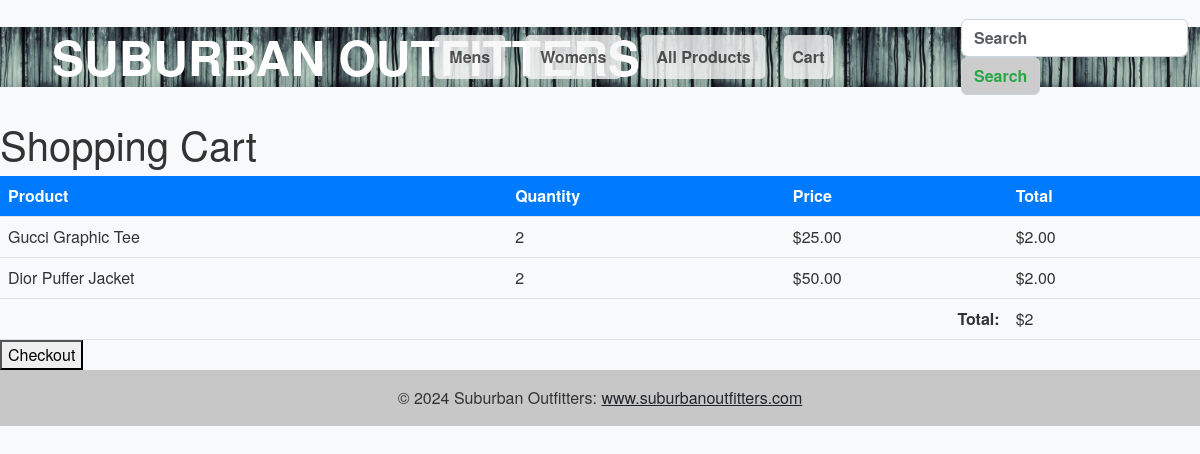
Page /cart/ on the earlier database version.
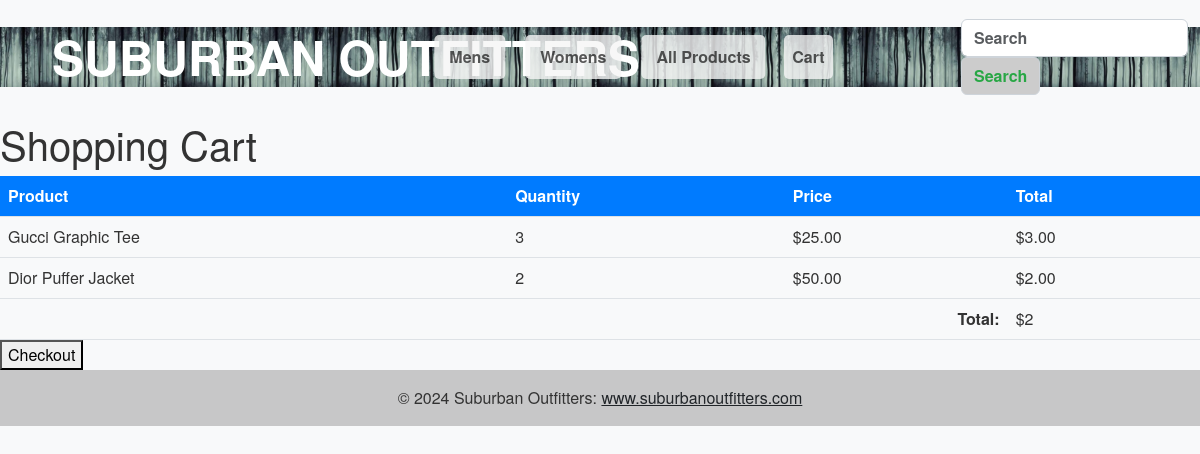
Same page on the later database version.
### cart/models.py (models this page shows, shortened)
class CartItem(models.Model):
    product = models.ForeignKey(Product, on_delete=models.CASCADE)
    quantity = models.PositiveIntegerField(default=1)
    cart = models.ForeignKey(Cart, on_delete=models.CASCADE, null=True, default=None)

### customer/models.py (models this page shows, shortened)
class Product(models.Model):
    GENDER_CHOICES = (
        ('M', 'Men'),
        ('W', 'Women'),
    )
    productName = models.CharField(max_length=200)
    productType = models.CharField(max_length=200)
    price = models.DecimalField(max_digits=10, decimal_places=2, default=0.00)
    gender = models.CharField(max_length=1, choices=GENDER_CHOICES, default='M')
    description = models.TextField(default='No description provided.')
    size = models.CharField(max_length=50, blank=True)
    quantity = models.IntegerField(default=0)
    image = models.ImageField(upload_to='product_images/', default='default.jpg')
    def __str__(self):
        return self.productName

### cart/views.py (the view)
# urls.py: path('', views.cart_detail, name='cart_detail'),
def cart_detail(request):
    cart_items = CartItem.objects.all()
    return render(request, 'cart/cart_detail.html', {'cart': cart_items})

### customer/context_processors.py (called while the page is built)
def categories(request):
    return {
        'categories': Category.objects.all()
    }

### templates/cart/cart_detail.html (shortened to what this page needs)
{% extends 'base.html' %}
{% load static %}
{% block content %}
  <h1>Shopping Cart</h1>
  <table>
    <thead>
      <tr>
        <th>Product</th>
        <th>Quantity</th>
        <th>Price</th>
        <th>Total</th>
      </tr>
    </thead>
    <tbody>
      {% for item in cart %}
        <tr>
          <td>{{ item.product }}</td>
          <td>{{ item.quantity }}</td>
          <td>${{ item.product.price }}</td>
          <td>${{ item.quantity|floatformat:"2" }}</td>
        </tr>
      {% endfor %}
      <tr>
        <td colspan="3" style="text-align: right;"><strong>Total:</strong></td>
        <td>${{ cart|length }}</td>
      </tr>
    </tbody>
  </table>
  <form action="{% url 'cart:checkout' %}" method="post">
    <button type="submit">Checkout</button>
  </form>
{% endblock %}

### templates/base.html (shortened to what this page needs)
{% load static %}
<!DOCTYPE html>
<html lang="en">
<head>
  <link rel="stylesheet" href="{% static 'css/bootstrap.min.css' %}">
  <link rel="stylesheet" href="{% static 'css/styles.css' %}">
</head>
<body class="animsition">
  {% include "nav.html" %}
  {% block content %}{% endblock content %}
  {% include "footer.html" %}
</body>
</html>

### templates/nav.html (shortened to what this page needs)
{% load static %}
<nav class="navbar fixed-top navbar-expand-lg navbar-light" style="padding: 1rem 0; background-image: url('{% static 'images/nav4.jpg' %}'); background-size: contain; background-position: center center; background-repeat: no-repeat;">
    <div class="container-fluid">
        <a class="navbar-brand" href="{% url 'home' %}" style="font-weight: bold; text-transform: uppercase; font-size: 3em; color: white; padding-left: 40px;">SUBURBAN OUTFITTERS</a>
        <div class="navbar-collapse collapse" id="navbarSupportedContent" style="position: absolute; left: 50%; transform: translateX(-50%); z-index: 1;">
            <ul class="navbar-nav">
                <li class="nav-item">
                    <a class="nav-link" href="product_list.html" style="background-color: rgba(245, 245, 245, 0.8); margin: 0 10px; padding: 10px 15px; border-radius: 5px; font-weight: bold;">Mens</a>
                </li>
                <li class="nav-item">
                    <a class="nav-link" href="#" style="background-color: rgba(245, 245, 245, 0.8); margin: 0 10px; padding: 10px 15px; border-radius: 5px; font-weight: bold;">Womens</a>
                </li>
                <li class="nav-item">
                    <a class="nav-link" href="{% url 'customer_product_list' %}" style="background-color: rgba(245, 245, 245, 0.8); margin: 0 10px; padding: 10px 15px; border-radius: 5px; font-weight: bold;">All Products</a>
                </li>
            </ul>
        </div>
        <ul class="navbar-nav ml-auto">
            <li class="nav-item">
                <a href="{% url 'cart:cart_detail' %}" class="nav-link">
                     Cart
                </a>
            </li>
        </ul>
        <form class="form-inline my-2 my-lg-0">
            <input class="form-control mr-sm-2 search-input" type="search" placeholder="Search" aria-label="Search">
            <button class="btn my-2 my-sm-0 search-button" type="submit">Search</button>
        </form>
    </div>
</nav>

### templates/footer.html
<footer class="bg-light text-center text-lg-start">
    <div class="text-center p-3" style="background-color: rgba(0, 0, 0, 0.2);">
      © 2024 Suburban Outfitters:
      <a class="text-dark" href="https://www.suburbanoutfitters.com/">www.suburbanoutfitters.com</a>
    </div>
  </footer>

### static/css/styles.css (style rules this page uses)
body { background-color: #f8f9fa; color: #333; font-family: 'Helvetica Neue', Helvetica, Arial, sans-serif; margin-top: 120px; }
h1, h2, h3, h4, h5, h6 { color: #333; }
table { border-collapse: collapse; width: 100%; }
th, td { text-align: left; padding: 8px; border-bottom: 1px solid #dee2e6; }
th { background-color: #007bff; color: white; }
.navbar-brand { font-weight: bold; text-transform: uppercase; font-size: 3em; color: white; padding-left: 40px; }
.navbar-collapse { position: absolute; left: 50%; transform: translateX(-50%); z-index: 1; }
.nav-link { background-color: rgba(245, 245, 245, 0.8); margin: 0 10px; padding: 10px 15px; border-radius: 5px; font-weight: bold; }

### templates/nav.html (style rules this page uses)
.search-input { background-color: #fff; font-weight: bold; border: 1px solid #ced4da; }
.search-button { font-weight: bold; background-color: #ccc; color: #28a745; border: 1px solid #ced4da; }

Differences in the rows shown:
changed CartItem "Gucci Graphic Tee": quantity "2" → "3"; quantity "2.00" → "3.00"
